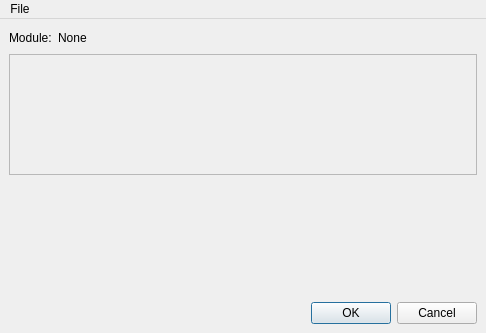
<?xml version="1.0" encoding="UTF-8"?>
<ui version="4.0">
 <class>ModuleSettings</class>
 <widget class="QMainWindow" name="ModuleSettings">
  <property name="geometry">
   <rect>
    <x>0</x>
    <y>0</y>
    <width>486</width>
    <height>333</height>
   </rect>
  </property>
  <property name="windowTitle">
   <string>Module Settings</string>
  </property>
  <widget class="QWidget" name="centralwidget">
   <layout class="QVBoxLayout" name="verticalLayout_2">
    <item>
     <layout class="QHBoxLayout" name="horizontalLayout_2">
      <item>
       <widget class="QLabel" name="moduleStaticLabel">
        <property name="text">
         <string>Module:</string>
        </property>
       </widget>
      </item>
      <item>
       <widget class="QLabel" name="moduleNameLabel">
        <property name="text">
         <string>None</string>
        </property>
       </widget>
      </item>
      <item>
       <spacer name="horizontalSpacer_2">
        <property name="orientation">
         <enum>Qt::Horizontal</enum>
        </property>
        <property name="sizeHint" stdset="0">
         <size>
          <width>40</width>
          <height>20</height>
         </size>
        </property>
       </spacer>
      </item>
     </layout>
    </item>
    <item>
     <widget class="QScrollArea" name="scrollArea">
      <property name="widgetResizable">
       <bool>true</bool>
      </property>
      <widget class="QWidget" name="scrollAreaWidgetContents">
       <property name="geometry">
        <rect>
         <x>0</x>
         <y>0</y>
         <width>466</width>
         <height>114</height>
        </rect>
       </property>
       <layout class="QVBoxLayout" name="verticalLayout_3">
        <item>
         <layout class="QVBoxLayout" name="verticalLayout">
          <property name="spacing">
           <number>0</number>
          </property>
         </layout>
        </item>
       </layout>
      </widget>
     </widget>
    </item>
    <item>
     <spacer name="verticalSpacer">
      <property name="orientation">
       <enum>Qt::Vertical</enum>
      </property>
      <property name="sizeHint" stdset="0">
       <size>
        <width>20</width>
        <height>40</height>
       </size>
      </property>
     </spacer>
    </item>
    <item>
     <layout class="QHBoxLayout" name="horizontalLayout">
      <item>
       <spacer name="horizontalSpacer">
        <property name="orientation">
         <enum>Qt::Horizontal</enum>
        </property>
        <property name="sizeHint" stdset="0">
         <size>
          <width>40</width>
          <height>20</height>
         </size>
        </property>
       </spacer>
      </item>
      <item>
       <widget class="QPushButton" name="okPushButton">
        <property name="text">
         <string>OK</string>
        </property>
        <property name="default">
         <bool>true</bool>
        </property>
       </widget>
      </item>
      <item>
       <widget class="QPushButton" name="cancelPushButton">
        <property name="text">
         <string>Cancel</string>
        </property>
       </widget>
      </item>
     </layout>
    </item>
   </layout>
  </widget>
  <widget class="QMenuBar" name="menuBar">
   <property name="geometry">
    <rect>
     <x>0</x>
     <y>0</y>
     <width>486</width>
     <height>20</height>
    </rect>
   </property>
   <widget class="QMenu" name="menuFile">
    <property name="title">
     <string>File</string>
    </property>
    <addaction name="actionSave_and_close"/>
    <addaction name="actionClose"/>
   </widget>
   <addaction name="menuFile"/>
  </widget>
  <action name="actionSave_and_close">
   <property name="text">
    <string>Save and close</string>
   </property>
  </action>
  <action name="actionClose">
   <property name="text">
    <string>Close</string>
   </property>
  </action>
 </widget>
 <resources/>
 <connections/>
</ui>
